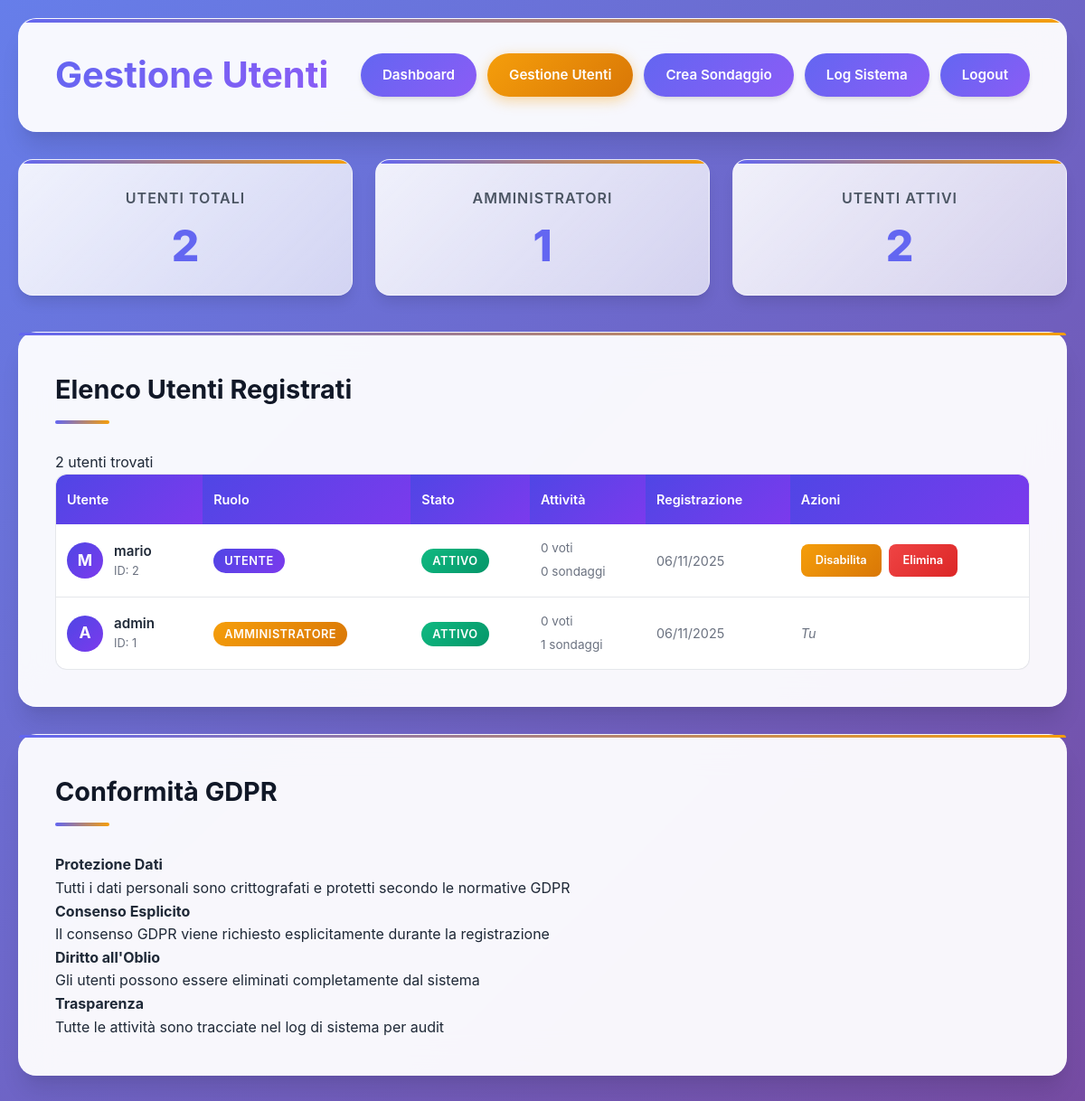
The page /user_management.php (signed in) on the database its author committed.
### tables this page shows
CREATE TABLE users (
    id INT AUTO_INCREMENT PRIMARY KEY,
    username VARCHAR(50) UNIQUE NOT NULL,
    password VARCHAR(255) NOT NULL,
    is_admin TINYINT(1) DEFAULT 0,
    is_active TINYINT(1) DEFAULT 1,
    created_at DATETIME DEFAULT CURRENT_TIMESTAMP
);

### user_management.php (the view, shortened to what this page needs)
<?php
global $pdo;
$stats_stmt = $pdo->query("
    SELECT
        COUNT(*) as total_users,
        SUM(is_admin) as admin_count,
        SUM(is_active) as active_users,
        COUNT(*) - SUM(is_active) as inactive_users
    FROM users
");
$stats = $stats_stmt->fetch();
$stmt = $pdo->prepare("
    SELECT
        u.id,
        u.username,
        u.is_admin,
        u.is_active,
        u.created_at,
        COUNT(DISTINCT v.id) as vote_count,
        COUNT(DISTINCT p.id) as poll_count,
        MAX(v.voted_at) as last_vote
    FROM users u
    LEFT JOIN votes v ON u.id = v.user_id
    LEFT JOIN polls p ON u.id = p.created_by
    GROUP BY u.id
    ORDER BY u.created_at DESC
");
$stmt->execute();
$users = $stmt->fetchAll();
?>
<!DOCTYPE html>
<html lang="it">
<head>
    <link rel="stylesheet" href="style.css">
</head>
<body>
    <div class="container">
        <header class="header">
            <div class="header-content">
                <h1>Gestione Utenti</h1>
            </div>
            <nav class="nav">
                <a href="admin_dashboard.php" class="nav-link">Dashboard</a>
                <a href="user_management.php" class="nav-link active">Gestione Utenti</a>
                <a href="create_poll.php" class="nav-link">Crea Sondaggio</a>
                <a href="audit_log.php" class="nav-link">Log Sistema</a>
                <a href="logout.php" class="nav-link">Logout</a>
            </nav>
        </header>
        <section class="stats-grid">
            <div class="stat-card">
                <div class="stat-content">
                    <h3>Utenti Totali</h3>
                    <div class="stat-number"><?= $stats['total_users'] ?></div>
                </div>
            </div>
            <div class="stat-card">
                <div class="stat-content">
                    <h3>Amministratori</h3>
                    <div class="stat-number"><?= $stats['admin_count'] ?></div>
                </div>
            </div>
            <div class="stat-card">
                <div class="stat-content">
                    <h3>Utenti Attivi</h3>
                    <div class="stat-number"><?= $stats['active_users'] ?></div>
                </div>
            </div>
        </section>
        <section class="section">
            <div class="section-header">
                <h2 class="section-title">Elenco Utenti Registrati</h2>
                <div class="section-actions">
                    <span class="total-count"><?= count($users) ?> utenti trovati</span>
                </div>
            </div>
            <div class="table-container">
                <table class="user-management-table">
                    <thead>
                        <tr>
                            <th>Utente</th>
                            <th>Ruolo</th>
                            <th>Stato</th>
                            <th>Attività</th>
                            <th>Registrazione</th>
                            <th>Azioni</th>
                        </tr>
                    </thead>
                    <tbody>
                        <?php foreach ($users as $user): ?>
                            <tr>
                                <td>
                                    <div class="user-info-cell">
                                        <div class="user-avatar">
                                            <?= strtoupper(substr($user['username'], 0, 1)) ?>
                                        </div>
                                        <div class="user-details">
                                            <div class="username"><?= htmlspecialchars($user['username']) ?></div>
                                            <div class="user-id">ID: <?= $user['id'] ?></div>
                                        </div>
                                    </div>
                                </td>
                                <td>
                                    <span class="badge <?= $user['is_admin'] ? 'badge-admin' : 'badge-user' ?>">
                                        <?= $user['is_admin'] ? 'Amministratore' : 'Utente' ?>
                                    </span>
                                </td>
                                <td>
                                    <span class="badge <?= $user['is_active'] ? 'badge-success' : 'badge-danger' ?>">
                                        <?= $user['is_active'] ? 'Attivo' : 'Inattivo' ?>
                                    </span>
                                </td>
                                <td>
                                    <div class="activity-stats">
                                        <div class="stat"><?= $user['vote_count'] ?> voti</div>
                                        <div class="stat"><?= $user['poll_count'] ?> sondaggi</div>
                                    </div>
                                </td>
                                <td class="registration-date">
                                    <?= date('d/m/Y', strtotime($user['created_at'])) ?>
                                </td>
                                <td>
                                    <?php if ($user['id'] != $_SESSION['user_id']): ?>
                                        <div class="action-buttons">
                                            <a href="user_management.php?action=toggle&id=<?= $user['id'] ?>"
                                               class="btn-action <?= $user['is_active'] ? 'btn-warning' : 'btn-success' ?>">
                                                <?= $user['is_active'] ? 'Disabilita' : 'Attiva' ?>
                                            </a>
                                            <?php if (!$user['is_admin']): ?>
                                                <a href="user_management.php?action=delete&id=<?= $user['id'] ?>"
                                                   class="btn-action btn-danger"
                                                   onclick="return confirm('Sei sicuro di voler eliminare definitivamente questo utente? Questa azione non può essere annullata.')">
                                                    Elimina
                                                </a>
                                            <?php endif; ?>
                                        </div>
                                    <?php else: ?>
                                        <span class="current-user-label">Tu</span>
                                    <?php endif; ?>
                                </td>
                            </tr>
                        <?php endforeach; ?>
                    </tbody>
                </table>
            </div>
        </section>
        <section class="section">
            <h2 class="section-title">Conformità GDPR</h2>
            <div class="gdpr-compliance">
                <div class="compliance-item">
                    <div class="compliance-content">
                        <h4>Protezione Dati</h4>
                        <p>Tutti i dati personali sono crittografati e protetti secondo le normative GDPR</p>
                    </div>
                </div>
                <div class="compliance-item">
                    <div class="compliance-content">
                        <h4>Consenso Esplicito</h4>
                        <p>Il consenso GDPR viene richiesto esplicitamente durante la registrazione</p>
                    </div>
                </div>
                <div class="compliance-item">
                    <div class="compliance-content">
                        <h4>Diritto all'Oblio</h4>
                        <p>Gli utenti possono essere eliminati completamente dal sistema</p>
                    </div>
                </div>
                <div class="compliance-item">
                    <div class="compliance-content">
                        <h4>Trasparenza</h4>
                        <p>Tutte le attività sono tracciate nel log di sistema per audit</p>
                    </div>
                </div>
            </div>
        </section>
    </div>
</body>
</html>

### user_management.php (style rules this page uses)
.user-management-table { width: 100%; border-collapse: collapse; background: white; border-radius: 12px; overflow: hidden; box-shadow: 0 4px 12px rgba(0, 0, 0, 0.1); }
.user-management-table th { background: linear-gradient(135deg, #4f46e5, #7c3aed); color: white; padding: 16px 12px; text-align: left; font-weight: 600; font-size: 0.9rem; }
.user-management-table td { padding: 16px 12px; border-bottom: 1px solid #e5e7eb; vertical-align: middle; }
.user-management-table tr:last-child td { border-bottom: none; }
.user-info-cell { display: flex; align-items: center; gap: 12px; }
.user-avatar { width: 40px; height: 40px; border-radius: 50%; background: linear-gradient(135deg, #4f46e5, #7c3aed); color: white; display: flex; align-items: center; justify-content: center; font-weight: bold; font-size: 1.1rem; }
.user-details { display: flex; flex-direction: column; }
.username { font-weight: 600; color: #1f2937; font-size: 0.95rem; }
.user-id { color: #6b7280; font-size: 0.8rem; }
.badge { padding: 6px 12px; border-radius: 20px; font-size: 0.8rem; font-weight: 600; text-transform: uppercase; letter-spacing: 0.5px; }
.badge-admin { background: linear-gradient(135deg, #f59e0b, #d97706); color: white; }
.badge-user { background: linear-gradient(135deg, #4f46e5, #7c3aed); color: white; }
.badge-success { background: linear-gradient(135deg, #10b981, #059669); color: white; }
.activity-stats { display: flex; flex-direction: column; gap: 4px; }
.stat { color: #6b7280; font-size: 0.85rem; }
.registration-date { color: #6b7280; font-size: 0.9rem; }
.action-buttons { display: flex; gap: 8px; }
.btn-action { padding: 8px 16px; border: none; border-radius: 8px; font-size: 0.8rem; font-weight: 600; text-decoration: none; cursor: pointer; transition: all 0.3s ease; white-space: nowrap; }
.btn-warning { background: linear-gradient(135deg, #f59e0b, #d97706); color: white; }
.btn-danger { background: linear-gradient(135deg, #ef4444, #dc2626); color: white; }
.current-user-label { color: #6b7280; font-style: italic; font-size: 0.9rem; }
.table-container { overflow-x: auto; border-radius: 12px; border: 1px solid #e5e7eb; }

### rows shown on the page
users: username "M", username "mario", id "2", is_admin "UTENTE", is_active "ATTIVO", vote_count "0", poll_count "0", created_at "06/11/2025"
users: username "A", username "admin", id "1", is_admin "AMMINISTRATORE", is_active "ATTIVO", vote_count "0", poll_count "1", created_at "06/11/2025", shows "Tu"

### other values the page prints
$stats['total_users'] "2"
$stats['admin_count'] "1"
$stats['active_users'] "2"
count($users) "2"
